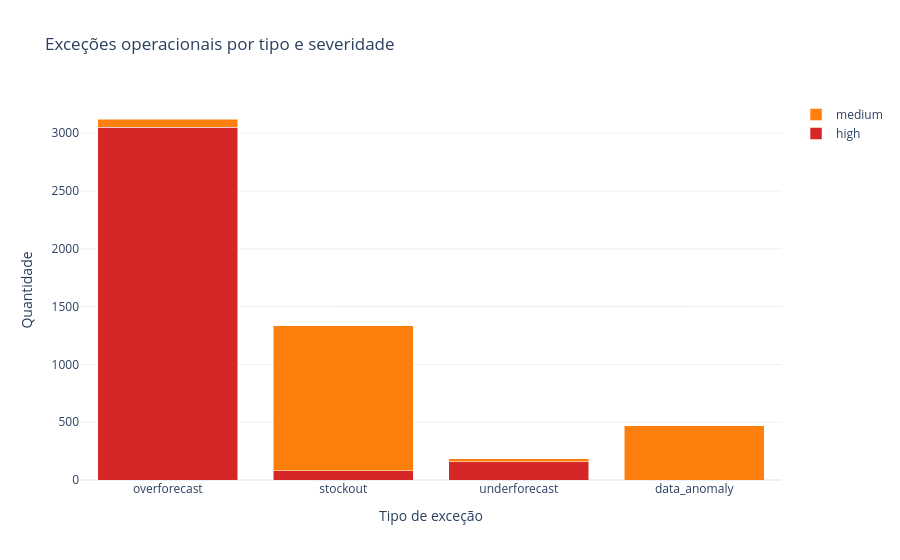

The code cell stored with this chart in its notebook:
### Markdown cell above
## Pag Operacional de Exceções

### Code cell
exception_counts = (
    exceptions.groupby(["exception_type", "severity"], as_index=False)
    .size()
    .rename(columns={"size": "count"})
)

fig_exceptions = go.Figure()
for severity, color in {
    "high": "#d62728",
    "medium": "#ff7f0e",
    "low": "#2ca02c",
}.items():
    part = exception_counts[exception_counts["severity"] == severity]
    fig_exceptions.add_trace(
        go.Bar(
            x=part["exception_type"],
            y=part["count"],
            name=severity,
            marker_color=color,
        )
    )

fig_exceptions.update_layout(
    barmode="stack",
    title="Exceções operacionais por tipo e severidade",
    template="plotly_white",
    xaxis_title="Tipo de exceção",
    yaxis_title="Quantidade",
)
fig_exceptions.write_html(
    preview_dir / "operational_exceptions.html",
    include_plotlyjs="cdn",
)
fig_exceptions.show()

### Figure 1 — Plotly figure (JSON) as saved in the notebook; plotly's stock layout.template omitted (floating-point values rounded to 4 significant figures)
{"data": [{"marker": {"color": "#d62728"}, "name": "high", "type": "bar", "x": ["overforecast", "stockout", "underforecast"], "y": [3053, 81, 157]}, {"marker": {"color": "#ff7f0e"}, "name": "medium", "type": "bar", "x": ["data_anomaly", "overforecast", "stockout", "underforecast"], "y": [471, 70, 1252, 27]}, {"marker": {"color": "#2ca02c"}, "name": "low", "type": "bar", "x": [], "y": []}], "layout": {"barmode": "stack", "title": {"text": "Exceções operacionais por tipo e severidade"}, "xaxis": {"title": {"text": "Tipo de exceção"}}, "yaxis": {"title": {"text": "Quantidade"}}}}
